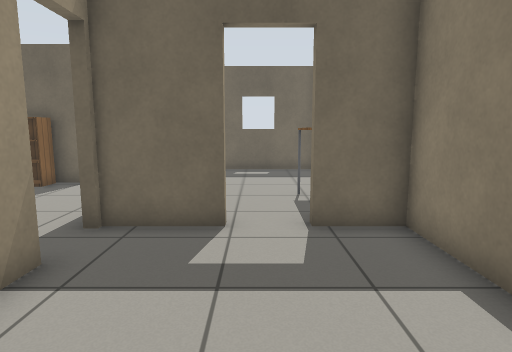
view 1 (above)

22 first-person views from a walk through a Gazebo world. The camera is 1 m above the floor, tilts 8° down and sees 75° across. The floor is counted in squares, 0.5 m on a side. Each view is taken from the middle of a square. On the plan, view 1 faces up. The plan holds only what a view shows up to about 18 squares ahead; the rest is blank. Robots are left out. Gazebo's built-in surfaces are drawn with simple patterns.

view 2
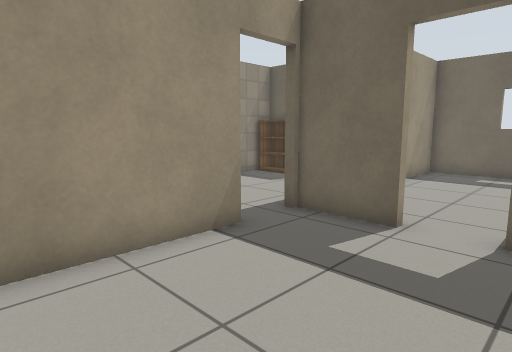

view 3
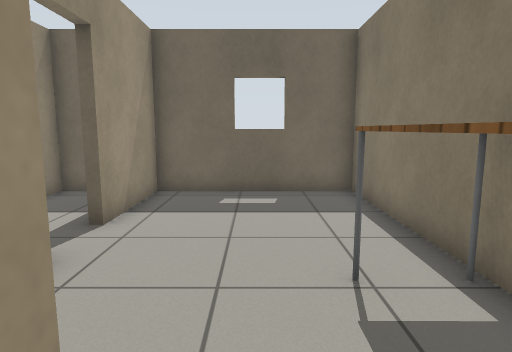

view 4
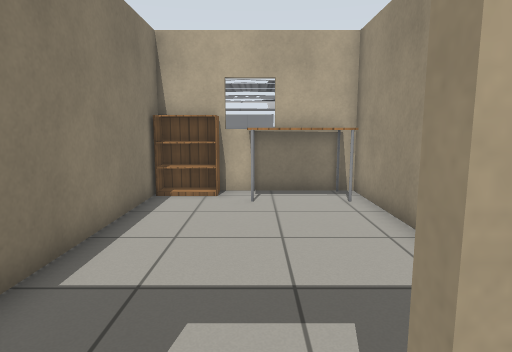

view 5
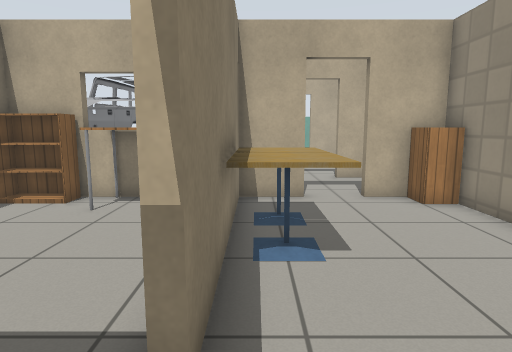

view 6
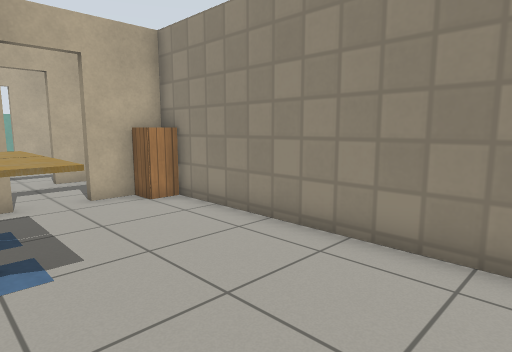

view 7
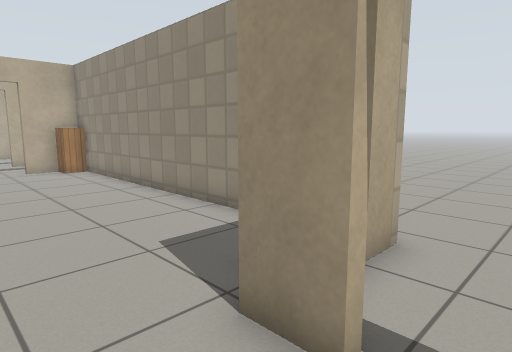

view 8
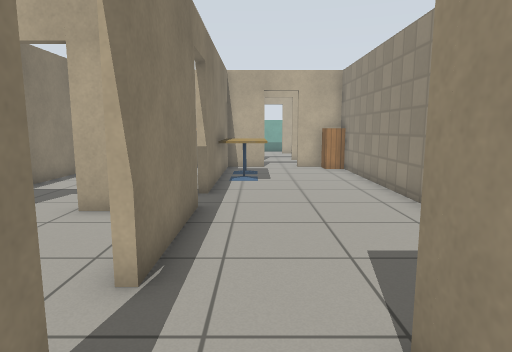

view 9
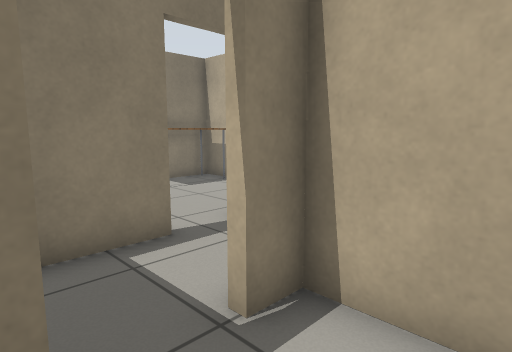

view 10
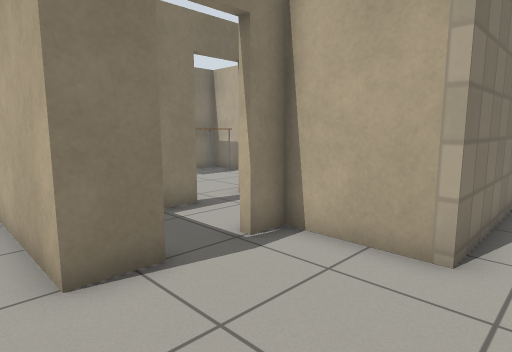

view 11
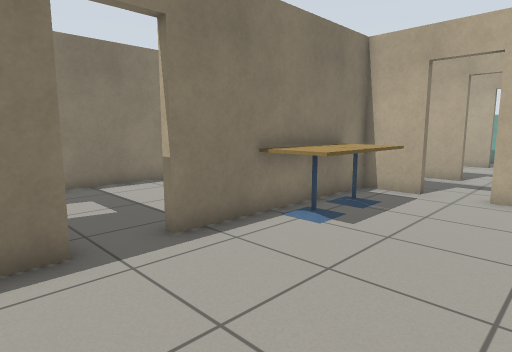

view 12
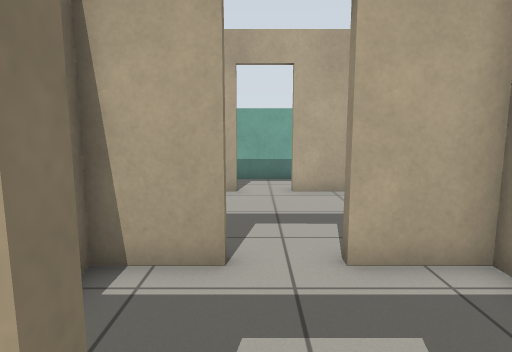

view 13
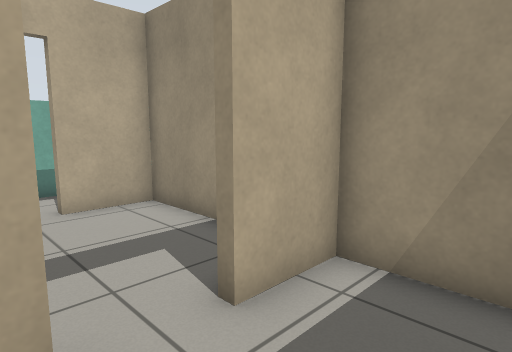

view 14
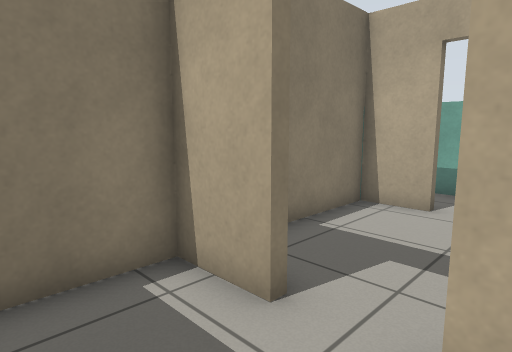

view 15
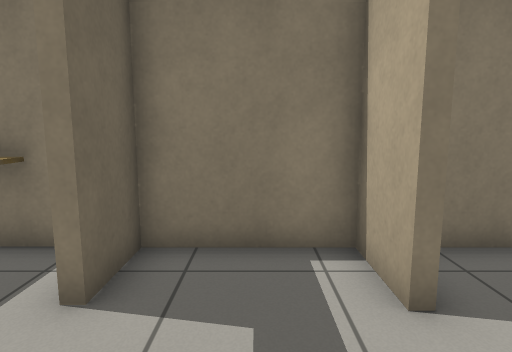

view 16
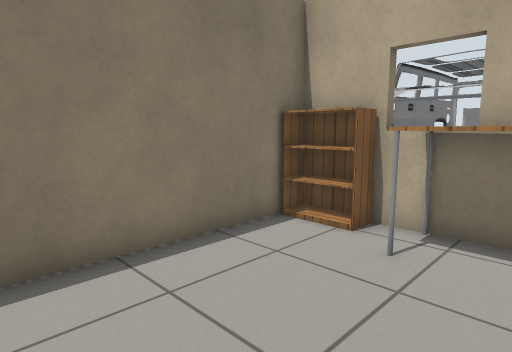

view 17
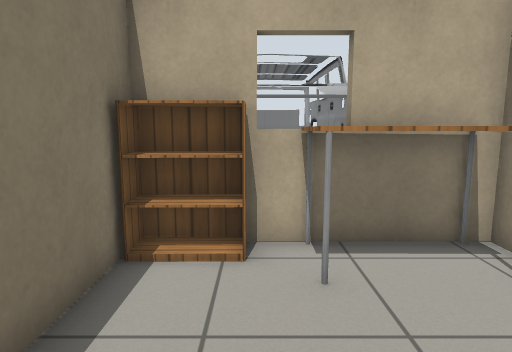

view 18
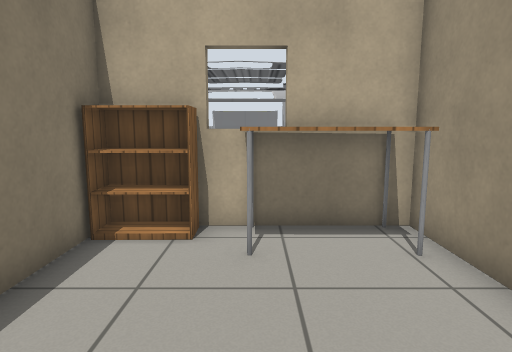

view 19
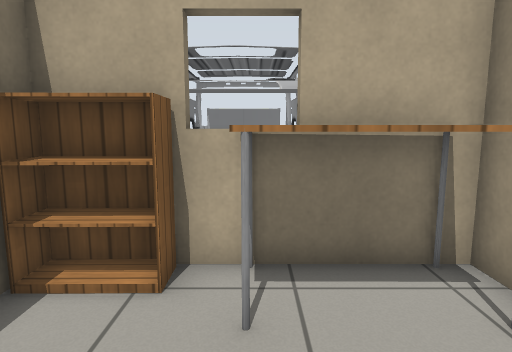

view 20
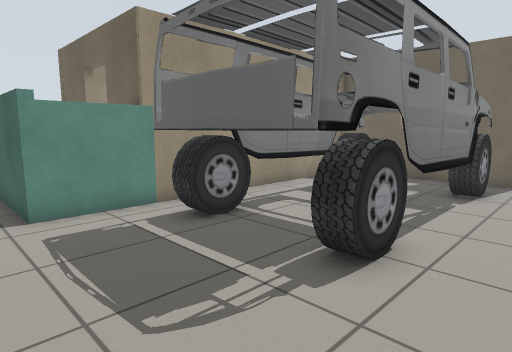

view 21
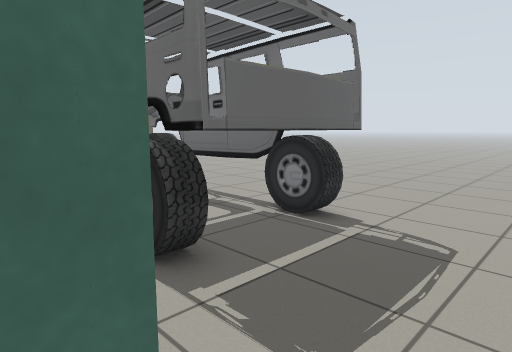

view 22
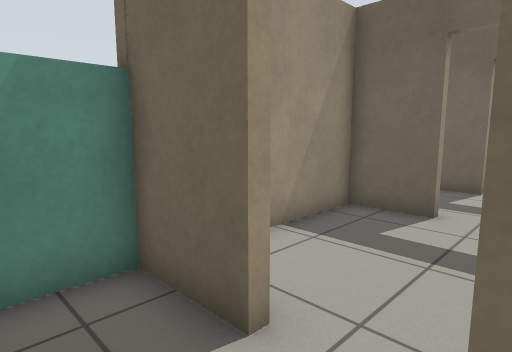

### Floor plan
Key: @ floor where view 1 was taken; # wall or solid block; . floor; D open door; B bookshelf; T table; C car; A cafe table; I cabinet.
Columns run from 11 left of view 1 to 5 right of it. Each row starts with its distance up from view 1.
 18 .  ...
 17   ..###########
 16  ...#...#.....#
 15 ....DD..#.....#
 14 ....DD..#.....#
 13 ....#...#.....#
 12 .#BB#...D.....#
 11  #......D.....#
 10  #......#....T#
  9  #......#....T#
  8  #......#....T#
  7  #......###DD##
  6  #......D.....#
  5  #......D.....#
  4  #......#.....#
  3  #......#.....#
  2  #....AA#.....#
  1  #....AA#.....#
  0  #....AA#..@..#
 -1  #....AA#TTT..#
 -2  #I.....#  TBB#
 -3  ###DD#########
 -4  #.....#  CCCC.
 -5  #.....#  CCCCC
 -6  #.....#. CCCCC..
 -7  ###DD##.CCCCCC..
 -8  #.....#..C  CC..
 -9  #.....#..CCCCC..
-10  #.....#..CCCCC.
-11  #.....#..CCCCC.
-12  #.....#..CCCCC..
-13  ###DD##..CCCCC..
-14  #.....##.CCCC...
-15   .....##........
-16    #####.........
-17        .  ....  .

Where each view was taken, in squares from view 1:
view 1: 0 up, 0 right, facing up
view 2: 0 up, 2 right, facing up-left
view 3: 6 up, 0 right, facing up
view 4: 8 up, 0 right, facing down
view 5: 7 up, 4 left, facing down
view 6: 7 up, 4 left, facing down-left
view 7: 15 up, 4 left, facing down-left
view 8: 15 up, 5 left, facing down
view 9: 16 up, 9 left, facing down-right
view 10: 18 up, 11 left, facing down-right
view 11: 8 up, 9 left, facing down-right
view 12: 2 down, 6 left, facing down
view 13: 4 down, 5 left, facing down-left
view 14: 4 down, 8 left, facing down-right
view 15: 5 down, 9 left, facing right
view 16: 4 up, 2 left, facing down-right
view 17: 3 up, 1 right, facing down
view 18: 4 up, 0 right, facing down
view 19: 2 up, 0 right, facing down
view 20: 17 down, 5 right, facing up-left
view 21: 17 down, 4 left, facing up-right
view 22: 15 down, 5 left, facing up-left
